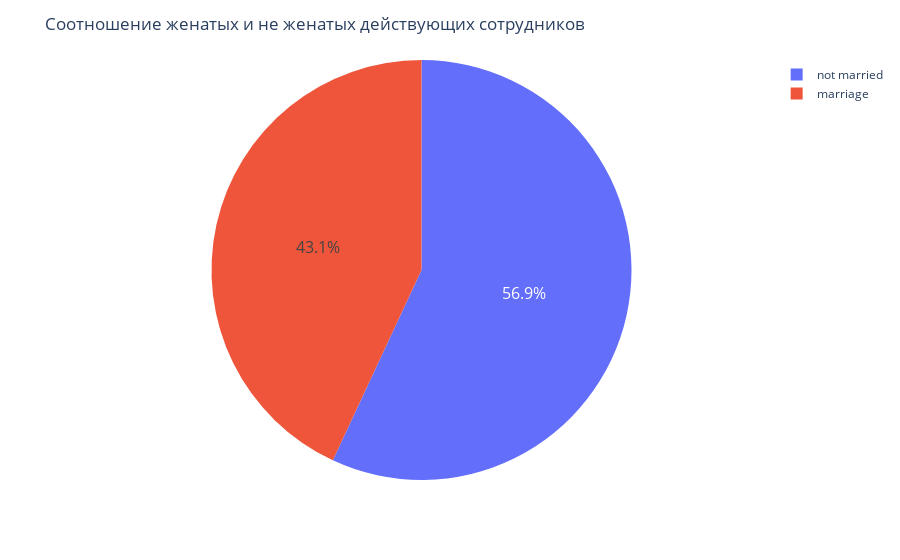

Notebook source saved alongside this figure:
### Markdown cell above
Да. Сотрудники в браке в среднем работают дольше в компании.

### Code cell
marr = married.groupby('marriedid')['median'].sum().reset_index()
marr = marr.replace({'marriedid': {0: 'marriage', 1: 'not married'}})

fig = px.pie(marr, values='median', names='marriedid')
fig.update_traces(textfont_size=16)
fig.update_layout(title_text="Соотношение женатых и не женатых действующих сотрудников")
fig.show()

### Figure 1 — Plotly figure (JSON) as saved in the notebook; plotly's stock layout.template omitted (floating-point values rounded to 4 significant figures)
{"data": [{"domain": {"x": [0, 1], "y": [0, 1]}, "hovertemplate": "marriedid=%{label}<br>median=%{value}<extra></extra>", "labels": ["marriage", "not married"], "legendgroup": "", "name": "", "showlegend": true, "textfont": {"size": 16}, "type": "pie", "values": [6827, 9026.0]}], "layout": {"legend": {"tracegroupgap": 0}, "margin": {"t": 60}, "title": {"text": "Соотношение женатых и не женатых действующих сотрудников"}}}
